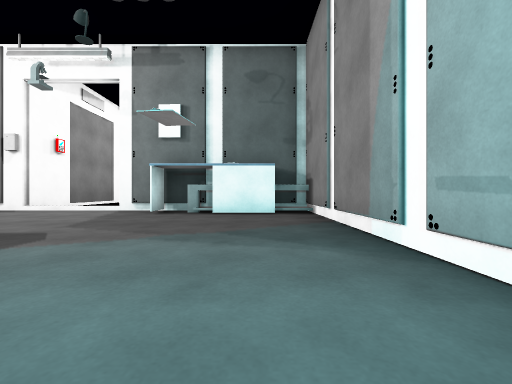
[1] (above)

17 first-person views from a walk through a scene from a Unity 3-D project. The camera is 0.48 m above the floor, looks level and sees 90° across. Doors are open. The floor is counted in squares, 1 m on a side. Each view is taken from the middle of a square. On the plan, view 1 faces up. The plan holds only what a view shows up to about 9 squares ahead; the rest is blank. The place goes on beyond the plan. The player character is not drawn. Surface patterns are stand-ins for the level's own textures.

[2]
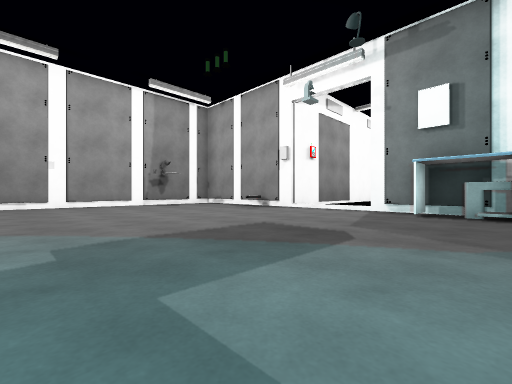

[3]
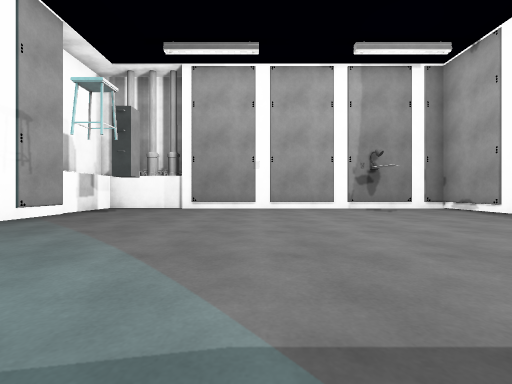

[4]
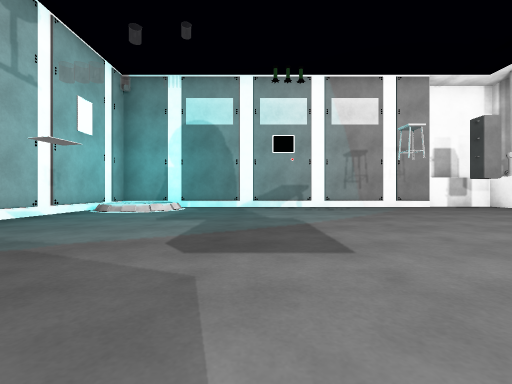

[5]
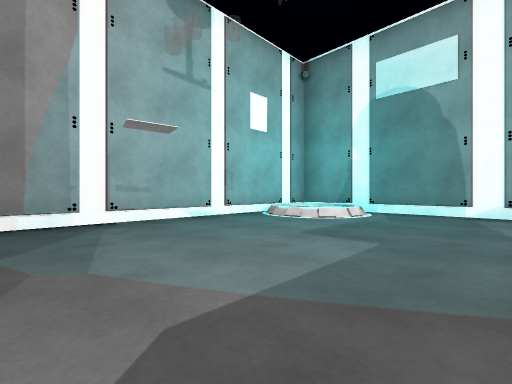

[6]
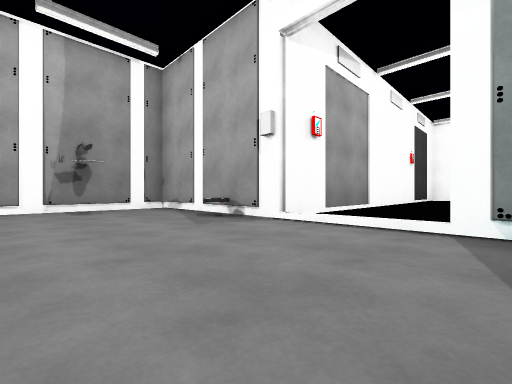

[7]
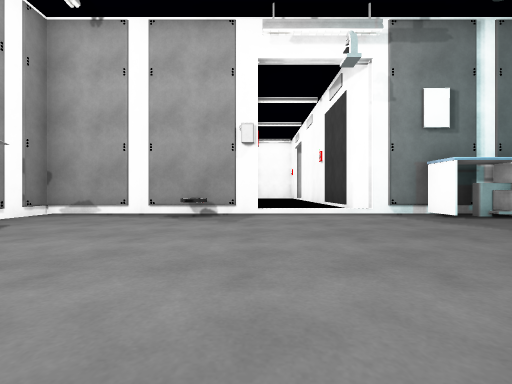

[8]
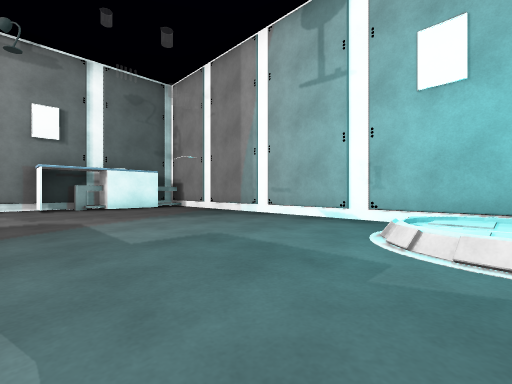

[9]
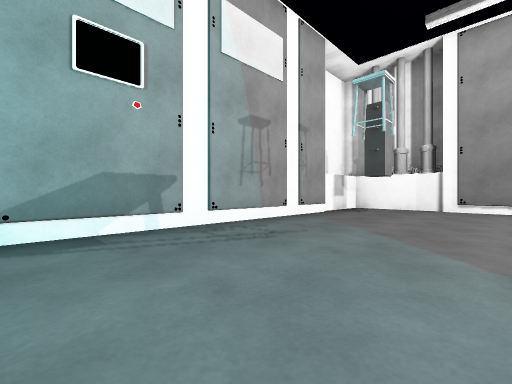

[10]
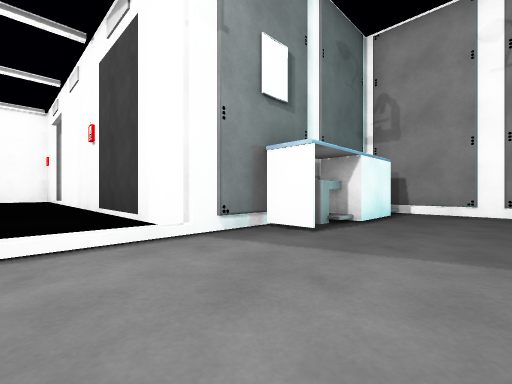

[11]
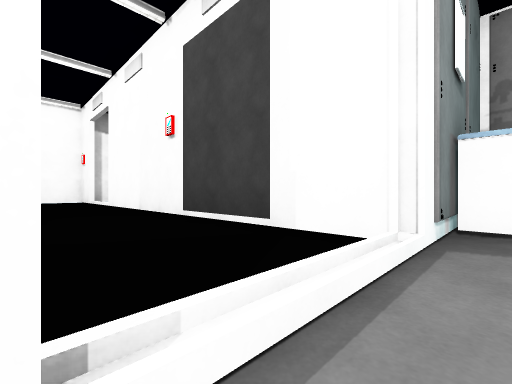

[12]
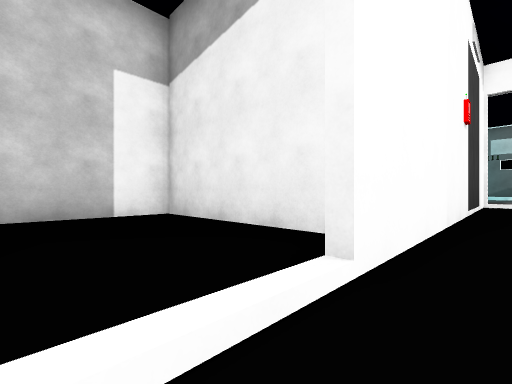

[13]
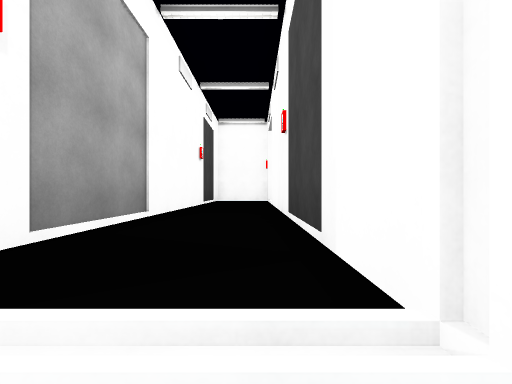

[14]
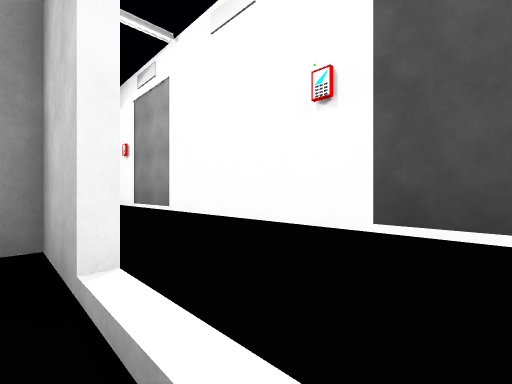

[15]
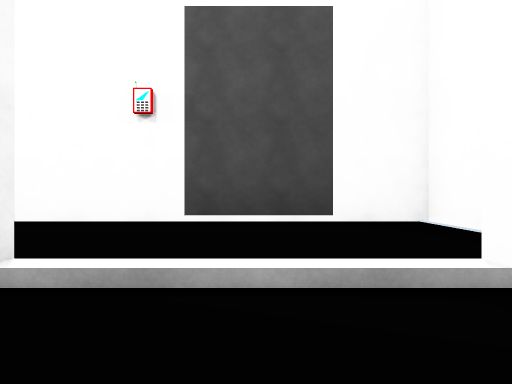

[16]
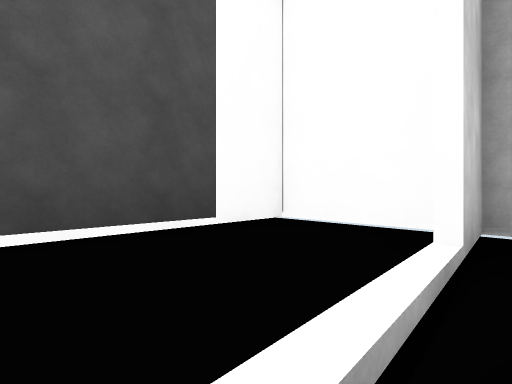

[17]
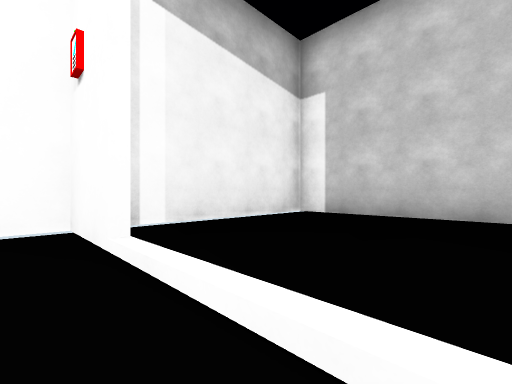

### Floor plan
Points are (right, up) in squares from view 1. A wall is a line through its corners. A room is listed if a view was taken in it or the views show most of it. See-through windows are left out.
Room 1 (views 1, 2, 3, 4, 5, 6, 7, 8, 9, 10, 11, 13)
walls: (-3.4, 6.7) (-6.1, 6.7); (-0.9, 6) (-1.6, 6); (-8.6, -3.2) (1.2, -3.2); (-10.6, -1.1) (-10.6, -3.4) (-8.6, -3.4); (1.2, -1.5) (1.2, 6.5) (-10.5, 6.5) (-10.5, -1.2)
ways out: open door at (-5, 7) to room 2
objects: other object (-1, -3) to (1, -1); desk (0, 6)
Room 2 (views 12, 14, 15, 16, 17)
walls: (-3.2, 15.8) (-3.2, 14.4) (1.2, 14.4) (1.2, 19.7) (-2.7, 19.7); (-3.4, 18.1) (-3.4, 19.7) (-6, 19.7) (-6, 6.5); (-3.2, 19.8) (-3.2, 18.2); (-4, 6.8) (-3.4, 6.8); (-3.4, 6.5) (-3.4, 15.8)
ways out: open door at (-5, 7) to room 1

Where each view was taken, in squares from view 1:
view 1: 0 up, 0 right, facing up
view 2: 0 up, 1 left, facing up-left
view 3: 1 up, 3 left, facing left
view 4: 5 up, 3 left, facing down
view 5: 3 up, 3 left, facing down-right
view 6: 3 up, 3 left, facing up-left
view 7: 1 up, 6 left, facing up
view 8: 2 down, 3 left, facing up-right
view 9: 0 up, 3 left, facing down-left
view 10: 4 up, 5 left, facing up-right
view 11: 6 up, 6 left, facing up-right
view 12: 17 up, 4 left, facing down-right
view 13: 6 up, 4 left, facing up
view 14: 17 up, 3 left, facing down-left
view 15: 17 up, 2 left, facing left
view 16: 16 up, 3 left, facing up-left
view 17: 16 up, 4 left, facing up-right
